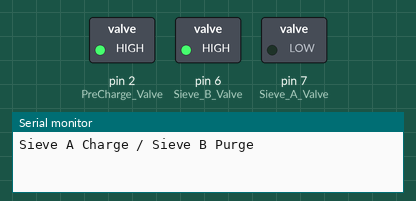
A sketch run on a simulated Arduino Uno, built with avr-gcc and run on an emulated ATmega328P. On the bench: switched loads named in the sketch (green lamp = pin HIGH), the last lines printed to the serial monitor.

Above: at 1.7 s.
At 3.7 s:
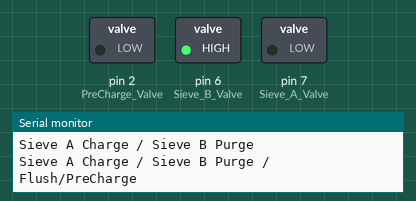
At 4.3 s:
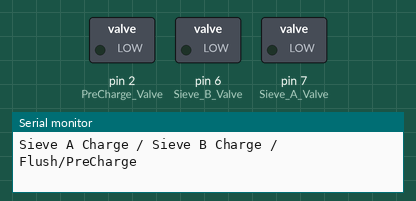
At 6.4 s:
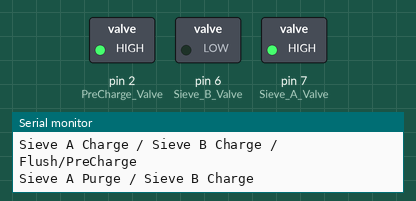
At 8.3 s:
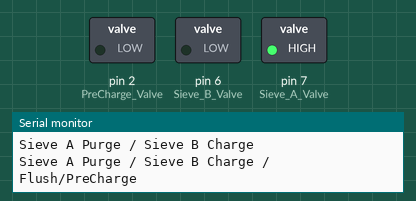
Timing chart, 0 to 12.1 s (numbered marks = the images above):
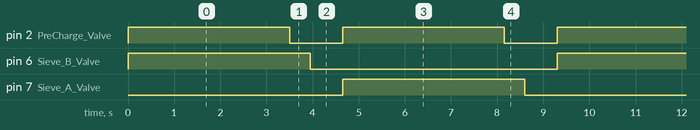

The sketch:

OxiKit_Final_Arduino_Code_v2.ino
```cpp
//**************************************************************************
int Sieve_A_Valve = 7; //Defined Pin as Variable
int Sieve_B_Valve = 6; //Defined Pin as Variable
int PreCharge_Valve = 2; //Defined Pin as Variable


//unsigned long Relay_Test_Delay; //delay variable creation
//unsigned long Startup_Purge_Delay; //delay variable creation
unsigned long Production_Delay; //delay variable creation
unsigned long Flush_Delay; //delay variable creation
unsigned long PreCharge_Delay; //delay variable creation

//**************************************************************************
void setup()
{


  Serial.begin(9600);


  // SET PIN MODE FOR PINS IN PROGRAM
  //**************************************************************************
  pinMode(Sieve_A_Valve, OUTPUT);
  pinMode(Sieve_B_Valve, OUTPUT);
  pinMode(PreCharge_Valve, OUTPUT);
  //pinMode(Fan, OUTPUT);


  //  SET DELAY TIMING HERE
  //**************************************************************************
  //Relay_Test_Delay = 0;
  //Startup_Purge_Delay = 1000;
  Production_Delay = 3500;
  Flush_Delay = 450;
  PreCharge_Delay = 700;

}

void loop()
{

  //CYCLE 1
  //**************************************************************************
  Serial.println("Sieve A Charge / Sieve B Purge");
  digitalWrite(Sieve_A_Valve, LOW);
  digitalWrite(Sieve_B_Valve, HIGH );
  digitalWrite(PreCharge_Valve, HIGH);
  delay(Production_Delay);


  //CYCLE 2
  //**************************************************************************
  Serial.println("Sieve A Charge / Sieve B Purge / Flush/PreCharge");
  digitalWrite(Sieve_A_Valve, LOW);
  digitalWrite(Sieve_B_Valve, HIGH);
  digitalWrite(PreCharge_Valve, LOW);
  delay(Flush_Delay) ;

  //CYCLE 3
  //**************************************************************************
  Serial.println("Sieve A Charge / Sieve B Charge / Flush/PreCharge");
  digitalWrite(Sieve_A_Valve, LOW);
  digitalWrite(Sieve_B_Valve, LOW);
  digitalWrite(PreCharge_Valve, LOW);
  delay(PreCharge_Delay);

  //CYCLE 4
  //**************************************************************************
  Serial.println("Sieve A Purge / Sieve B Charge");
  digitalWrite(Sieve_A_Valve, HIGH);
  digitalWrite(Sieve_B_Valve, LOW);
  digitalWrite(PreCharge_Valve, HIGH);
  delay(Production_Delay);

  //CYCLE 5
  //**************************************************************************
  Serial.println("Sieve A Purge / Sieve B Charge / Flush/PreCharge");
  digitalWrite(Sieve_A_Valve, HIGH);
  digitalWrite(Sieve_B_Valve, LOW);
  digitalWrite(PreCharge_Valve, LOW);
  delay(Flush_Delay);


  //CYCLE 6
  //**************************************************************************
  Serial.println("Sieve A Charge / Sieve B Charge / Flush/PreCharge");
  digitalWrite(Sieve_A_Valve, LOW);
  digitalWrite(Sieve_B_Valve, LOW);
  digitalWrite(PreCharge_Valve, LOW);
  delay(PreCharge_Delay) ;

}
```

Measured:
- by itself, pin 2 (PreCharge_Valve): alternates HIGH for 3.5 s and LOW for 1.2 s
- by itself, pin 6 (Sieve_B_Valve), pin 7 (Sieve_A_Valve): alternates HIGH for 4.0 s and LOW for 5.4 s
- by itself, everything shown: repeats every 9.3 s, in 6 steps
